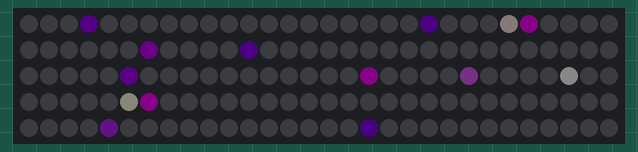
Bench run of a sketch on a simulated Arduino Uno, built with avr-gcc and run on an emulated ATmega328P. Parts: 150 RGB LEDs in strip order, left to right, continuing on the next row. Dim RGB values are drawn brighter than linear; random numbers use the default seed unless the sketch sets one.

Above: at 0.46 s.
At 5.31 s:
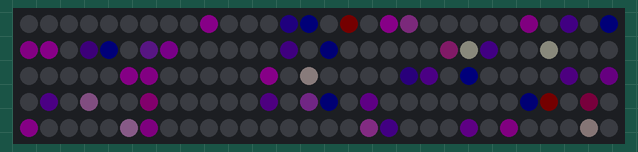
At 10.16 s:
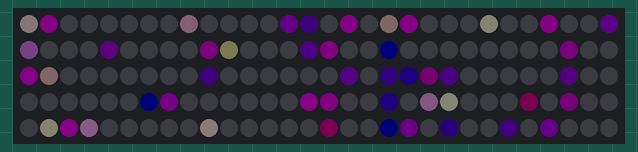
At 19.86 s:
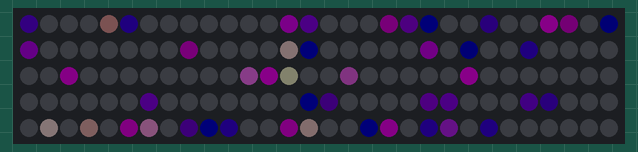
At 29.56 s:
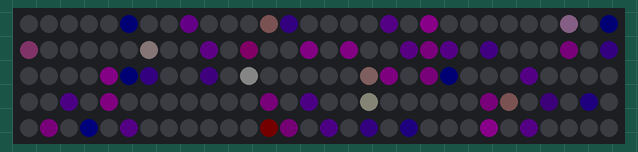
At 39.55 s:
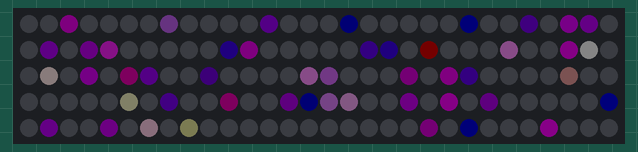

The sketch:

fadeToBlackBy.ino
```cpp
#include <FastLED.h>

#define COLOR_ORDER RGB
#define CHIPSET WS2811
#define NUM_LEDS 150
#define LED_PIN 2

#define BRIGHTNESS 10
CRGB leds[NUM_LEDS];

uint8_t paletteIndex = 0;

CRGBPalette16 purplePalette = CRGBPalette16(
    CRGB::DarkViolet,
    CRGB::DarkViolet,
    CRGB::DarkViolet,
    CRGB::DarkViolet,

    CRGB::Magenta,
    CRGB::Magenta,
    CRGB::Linen,
    CRGB::Linen,

    CRGB::Magenta,
    CRGB::Magenta,
    CRGB::DarkViolet,
    CRGB::DarkViolet,

    CRGB::DarkViolet,
    CRGB::DarkViolet,
    CRGB::Linen,
    CRGB::Linen);

CRGBPalette16 myPal = purplePalette;

void setup()
{

  FastLED.addLeds<CHIPSET, LED_PIN, COLOR_ORDER>(leds, NUM_LEDS).setCorrection(TypicalLEDStrip);
  FastLED.setBrightness(BRIGHTNESS);
}

void loop()
{

  EVERY_N_MILLISECONDS(20)
  {
    // Switch on an LED at random, choosing a random color from the palette
    leds[random8(0, NUM_LEDS - 1)] = ColorFromPalette(myPal, random8(), 255, LINEARBLEND);
  }

  // Fade all LEDs down by 1 in brightness each time this is called
  fadeToBlackBy(leds, NUM_LEDS, 1);

  FastLED.show();
}
```
